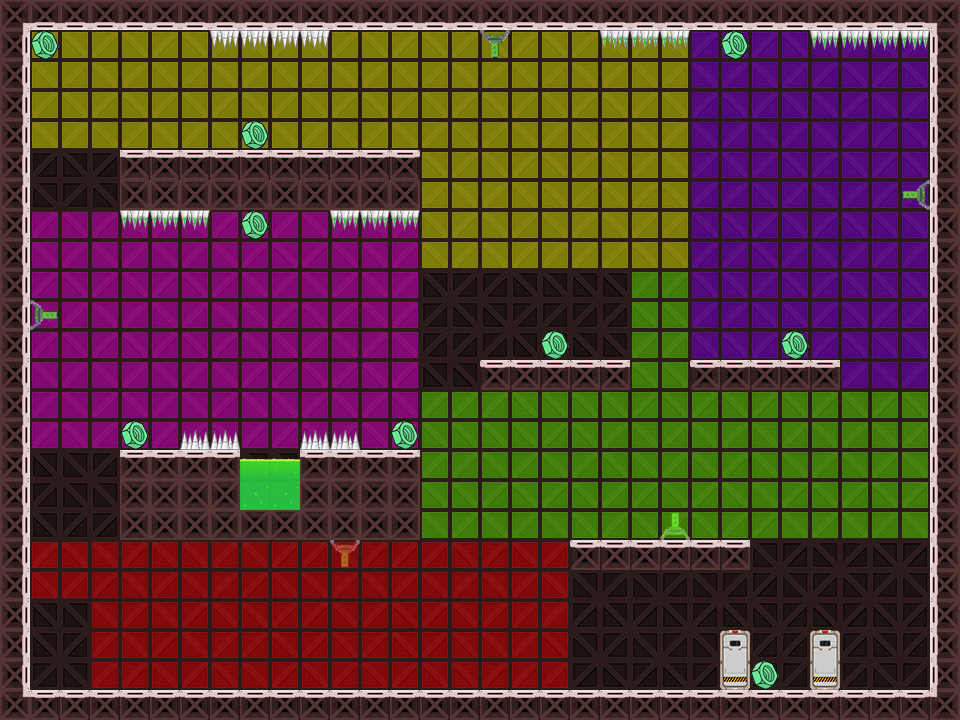

The image is a tile-based game level rendered from a .tmx file. Its description and source (layers, tilesets, objects; grid data summarised) follow:
An orthogonal 32x24 tile map with 30x30 px tiles, 11 tile layers (Background, Turrets, TurretsHitbox, Walls, ...), 1 hidden layer not drawn.

<map version="1.2" tiledversion="1.3.1" orientation="orthogonal" renderorder="right-down" compressionlevel="0" width="32" height="24" tilewidth="30" tileheight="30" infinite="0" nextlayerid="16" nextobjectid="1">
 <tileset firstgid="1" source="TileSet_map_3.tsx" />
 <layer id="2" name="Background" width="32" height="24">
  <data>[768 cells, 768 non-empty, 5 distinct tile ids]</data>
 </layer>
 <layer id="9" name="Turrets" width="32" height="24">
  <data>[768 cells, 2 non-empty, 2 distinct tile ids]</data>
 </layer>
 <layer id="10" name="TurretsHitbox" width="32" height="24">
  <data>[768 cells, 496 non-empty, 5 distinct tile ids]</data>
 </layer>
 <layer id="1" name="Walls" width="32" height="24">
  <data>[768 cells, 176 non-empty, 14 distinct tile ids]</data>
 </layer>
 <layer id="3" name="StaticEnemies" width="32" height="24">
  <data>[768 cells, 25 non-empty, 5 distinct tile ids]</data>
 </layer>
 <layer id="4" name="Rewards" width="32" height="24">
  <data>[768 cells, 9 non-empty, 1 distinct tile ids]</data>
 </layer>
 <layer id="13" name="HiddenTurrets" width="32" height="24">
  <data>[768 cells, 3 non-empty, 3 distinct tile ids]</data>
 </layer>
 <layer id="5" name="Fire" width="32" height="24">
  <data>[768 cells, 0 non-empty, 0 distinct tile ids]</data>
 </layer>
 <layer id="15" name="Upgrades" width="32" height="24" visible="0">
  <data>[768 cells, 4 non-empty, 1 distinct tile ids]</data>
 </layer>
 <layer id="7" name="Laser" width="32" height="24">
  <data>[768 cells, 0 non-empty, 0 distinct tile ids]</data>
 </layer>
 <layer id="8" name="LaserMax" width="32" height="24">
  <data>[768 cells, 0 non-empty, 0 distinct tile ids]</data>
 </layer>
 <layer id="6" name="FireMax" width="32" height="24">
  <data>[768 cells, 0 non-empty, 0 distinct tile ids]</data>
 </layer>
</map>
